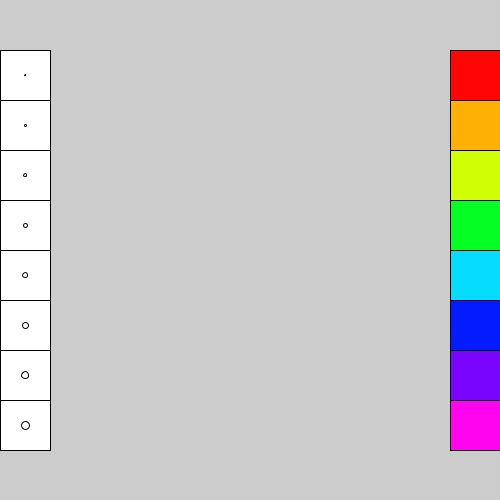
Frame 1 (no input)
Frame 60 (the mouse pressed at the canvas centre just before this capture): identical to frame 1, image omitted
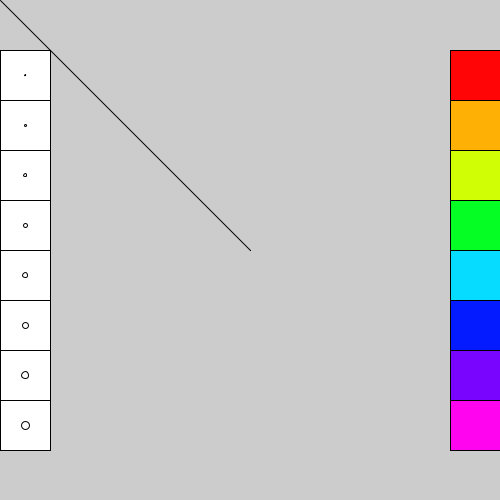
Frame 120 (the mouse held since frame 60 and released just before this capture)

The Processing sketch that drew these frames (run headless with seeded random() and noise(); from frame 60 on, the mouse is pressed at the canvas centre):

// Processing sketch: week02_8
// ── week02_8.pde
void setup()
{
  size(500,500);
  rect(0,50,50,50);ellipse(25,25+50,1,1);
  rect(0,100,50,50);ellipse(25,25+100,2,2);
  rect(0,150,50,50);ellipse(25,25+150,3,3);
  rect(0,200,50,50);ellipse(25,25+200,4,4);
  rect(0,250,50,50);ellipse(25,25+250,5,5);
  rect(0,300,50,50);ellipse(25,25+300,6,6);
  rect(0,350,50,50);ellipse(25,25+350,7,7);
  rect(0,400,50,50);ellipse(25,25+400,8,8);
  fill(#FF0505);rect(450,50,50,50);
  fill(#FFB005);rect(450,100,50,50);
  fill(#D0FF05);rect(450,150,50,50);
  fill(#05FF24);rect(450,200,50,50);
  fill(#05DCFF);rect(450,250,50,50);
  fill(#051BFF);rect(450,300,50,50);
  fill(#7905FF);rect(450,350,50,50);
  fill(#FF05EF);rect(450,400,50,50);
 }
void draw()
{
 if(mousePressed)
 {
    if(mouseX<50)
    {
     if(mouseY>1*50 && mouseY<1*50+50) strokeWeight(1);
     if(mouseY>2*50 && mouseY<2*50+50) strokeWeight(2);
     if(mouseY>3*50 && mouseY<3*50+50) strokeWeight(3);
     if(mouseY>4*50 && mouseY<4*50+50) strokeWeight(4);
     if(mouseY>5*50 && mouseY<5*50+50) strokeWeight(5);
     if(mouseY>6*50 && mouseY<6*50+50) strokeWeight(6);
     if(mouseY>7*50 && mouseY<7*50+50) strokeWeight(7);
     if(mouseY>8*50 && mouseY<8*50+50) strokeWeight(8); 
      
     
    }  
    else if(mouseX>450)
    {
     if(mouseY>1*50 && mouseY<1*50+50) stroke(#FF0505);
     if(mouseY>2*50 && mouseY<2*50+50) stroke(#FFB005);
     if(mouseY>3*50 && mouseY<3*50+50) stroke(#D0FF05);
     if(mouseY>4*50 && mouseY<4*50+50) stroke(#05FF24);
     if(mouseY>5*50 && mouseY<5*50+50) stroke(#05DCFF);
     if(mouseY>6*50 && mouseY<6*50+50) stroke(#051BFF);
     if(mouseY>7*50 && mouseY<7*50+50) stroke(#7905FF);
     if(mouseY>8*50 && mouseY<8*50+50) stroke(#FF05EF); 
    }
    
    
    else line(mouseX,mouseY,pmouseX,pmouseY); 
 }
}
